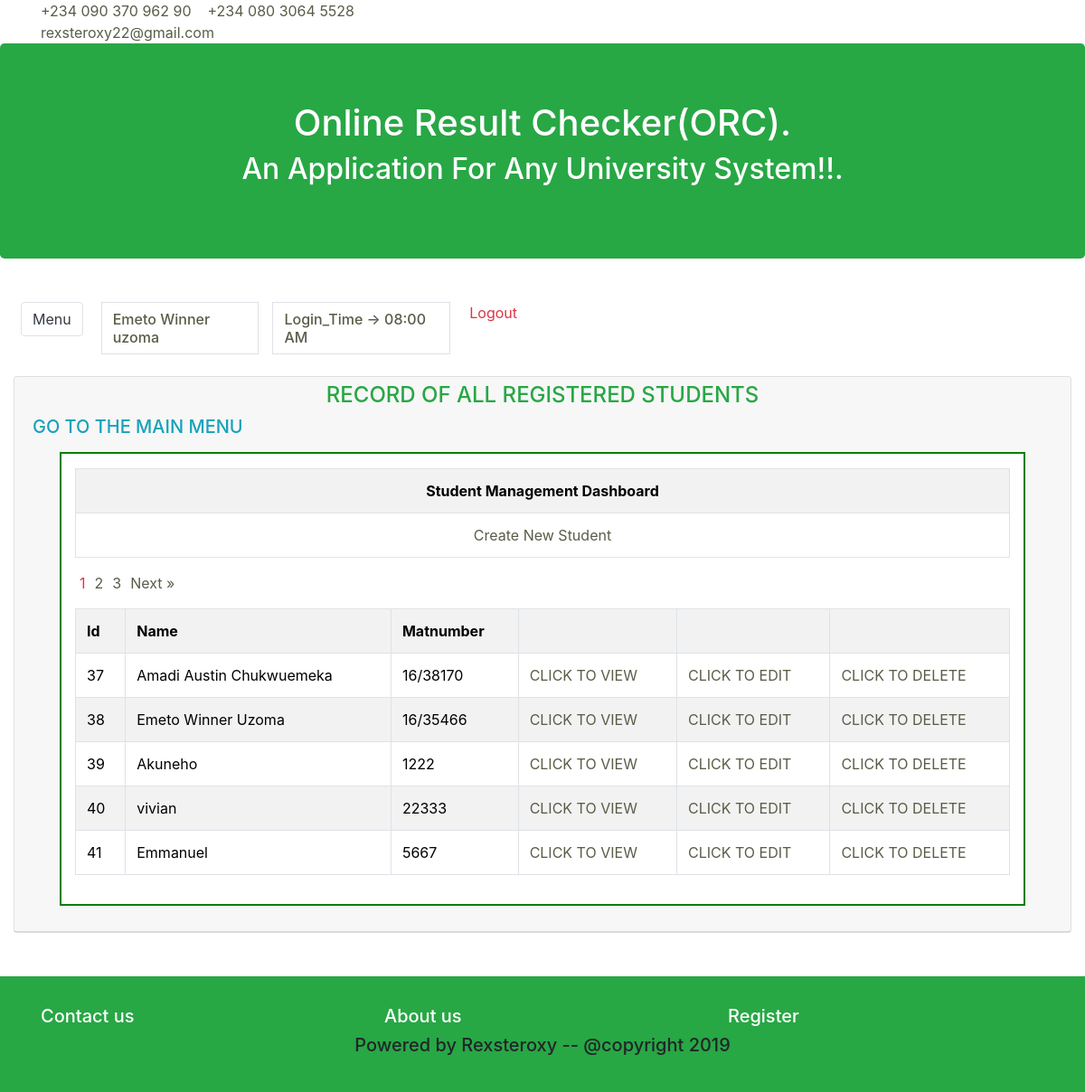
Screenshot of /admin/student/index.php (signed in) with the database file from the repository.
### tables this page shows
CREATE TABLE `student` (
  `id` int(225) NOT NULL,
  `name` varchar(255) NOT NULL,
  `email` varchar(255) NOT NULL,
  `institution` varchar(225) NOT NULL,
  `department` varchar(225) NOT NULL,
  `matnumber` varchar(225) NOT NULL,
  `year` varchar(225) NOT NULL,
  `time` timestamp NOT NULL DEFAULT CURRENT_TIMESTAMP ON UPDATE CURRENT_TIMESTAMP,
  `password` varchar(225) NOT NULL
);

### private/functions.php (called while the page is built, shortened)
<?php
function url_for($script_path) {
    if($script_path[0] != '/') {
      $script_path = "/" . $script_path;
        }
    return WWW_ROOT . $script_path;
    }
function h($string=""){
	return htmlspecialchars($string);
    }
function u($string=""){
	return urlencode($string);
}
?>

### private/classes/databaseObject.class.php (called while the page is built, shortened)
<?php
class DatabaseObject{
    static protected $database;
    static protected $table_name = "";
static public function set_database($database){
    self::$database = $database;
}
static public function find_by_sql($sql){
    $result = self::$database->query($sql);
    $object_array = [];
    while($record = $result->fetch_assoc()){
        $object_array[] = static::instantiate($record);
    }
    return $object_array;
}
static public function count_all(){
    $sql = "SELECT COUNT(*) FROM " . static::$table_name ." ";
    $result_set = self::$database->query($sql);
    $row = $result_set->fetch_array();
    return array_shift($row);
}
static protected function instantiate($record){
    $object = new static;
    foreach($record as $property => $value){
        if(property_exists($object , $property)){
            $object->$property = $value;
        }
    }
    return $object;
}
}
?>

### public/admin/student/index.php (the view, shortened to what this page needs)
<?php
include(SHARED_PATH . "/admin_header.php");
$current_page = $_GET['page'] ?? 1;
$per_page = 5;
$total_count= Student::count_all();
$pagination = new Pagination($current_page, $per_page, $total_count);
$sql  = "SELECT * FROM student ";
$sql .= "LIMIT {$per_page} ";
$sql .= "OFFSET {$pagination->offset()}";
$students= Student::find_by_sql($sql);
?>
<div class="container-fluid">
    <div class="row ">
        <div class="col-md-12 col-lg-12 col-sm-12">
				<div class="card">
            <div class="card-header">
            <div class="card-subtitle">
            <h4 class="text-success text-center">RECORD OF ALL REGISTERED STUDENTS</h4>
            <h5><a class="text-info" href="<?php echo url_for('/admin/index.php')?>">GO TO THE MAIN MENU</a></h5>
	<div id="attributes">
	<table class="table table-striped table-bordered table-hover table-condensed text-center">
		<tr>
			<th>Student Management Dashboard</th>
		</tr>
		<tr>
	<td><a class="action" href="<?php echo url_for('/admin/student/create_student.php');?>">Create New Student</a></td>
	</tr>
    <table class="table table-striped table-bordered table-hover table-condensed">
      <tr>
        <th>Id</th>
        <th>Name</th>
        <th>Matnumber</th>
        <th>&nbsp;</th>
        <th>&nbsp;</th>
		<th>&nbsp;</th>
      </tr>
      <?php
      foreach($students as $student){ ?>
      <tr>
        <td> <?php echo $student->id; ?></td>
        <td> <?php echo $student->name; ?></td>
        <td> <?php echo $student->matnumber; ?></td>
		<td><a class="action" href="<?php echo url_for('/admin/student/show_student.php?id=' . $student->id) ;?>">CLICK TO VIEW</a></td>
		<td><a class="action" href="<?php echo url_for('/admin/student/edit_student.php?id=' . $student->id) ;?>">CLICK TO EDIT</a></td>
		<td><a class="action" href="<?php echo url_for('/admin/student/delete_student.php?id=' . h(u($student->id)));?>">CLICK TO DELETE</a></td>
        </tr>
     <?php }?>
     <?php
       $url=url_for('/admin/student/index.php');
       echo $pagination->page_links($url);
    ?>
    </table>
    </div>
  </div>	</div>	</div>	</div>	</div>	</div>	</div>
<br><br>
<?php include(SHARED_PATH . "/admin_footer.php");?>

### public/css/mine.css (style rules this page uses)
#attributes { color:black; background: white; border: 2px solid green; padding: 1em 15px; margin: 1em 30px; width: auto px; }

### rows the page displays
student: id "37", name "Amadi Austin Chukwuemeka", matnumber "16/38170"
student: id "38", name "Emeto Winner Uzoma", matnumber "16/35466"
student: id "39", name "Akuneho", matnumber "1222"
student: id "40", name "vivian", matnumber "22333"
student: id "41", name "Emmanuel", matnumber "5667"

### other values shown
$session->admin_name "Emeto Winner uzoma"
date('h:i A' ,$time) "08:00 AM"
